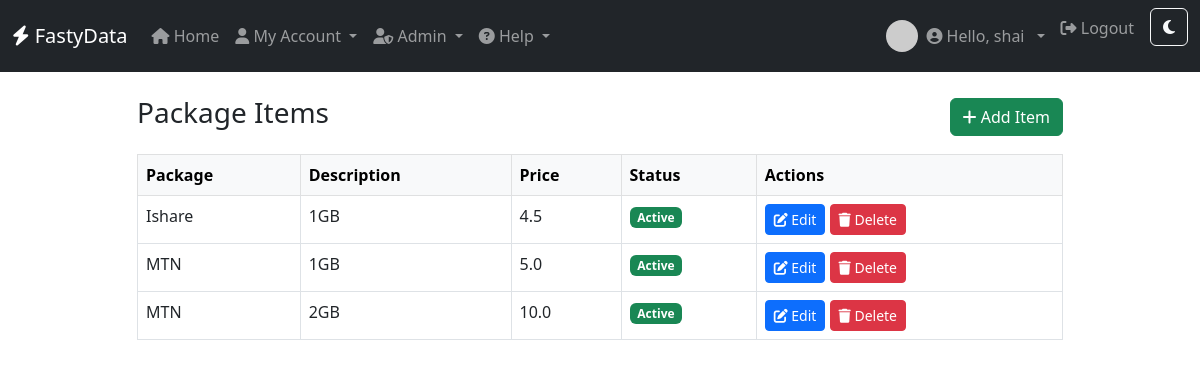
Page /package_items (signed in) on the committed database.
### models/user.py (models this page shows, shortened)
class User(db.Model, UserMixin):
    id = db.Column(db.Integer, primary_key=True)
    first_name=db.Column(db.String(80),nullable=False)
    last_name=db.Column(db.String(80), nullable=False)
    username = db.Column(db.String(80), unique=True, nullable=False)
    password_hash = db.Column(db.String(128))
    user_type = db.Column(db.String(80), nullable=False)
    phone_number=db.Column(db.String(15))
    email = db.Column(db.String(120))

### models/account.py (models this page shows)
class PackageItem(db.Model):
    id = db.Column(db.Integer, primary_key=True)
    package_id = db.Column(db.Integer, db.ForeignKey('package.id'), nullable=False)
    description = db.Column(db.Text)
    price = db.Column(db.Float, nullable=False)
    is_active = db.Column(db.Boolean, default=True)
    created_at = db.Column(db.DateTime, default=datetime.utcnow)

class Package(db.Model):
    id = db.Column(db.Integer, primary_key=True)
    name = db.Column(db.String(50), nullable=False, unique=True)  # MTN, iShare, Telicel
    description = db.Column(db.Text)
    image_filename = db.Column(db.String(255))  # New field for image file name
    is_active = db.Column(db.Boolean, default=True)
    created_at = db.Column(db.DateTime, default=datetime.utcnow)
    items = db.relationship('PackageItem', backref='package', lazy=True)

### app.py (the view)
@app.route('/package_items')
@login_required
def package_items():
    items = db.session.query(PackageItem).join(Package).order_by(Package.name, PackageItem.price).all()
    return render_template('package_items.html', items=items)

### app.py (called while the page is built)
@login_manager.user_loader
def load_user(user_id):
    return db.session.get(User, int(user_id))

### templates/package_items.html (shortened to what this page needs)
{% extends "base.html" %}
{% block content %}
<div class="row justify-content-center">
  <div class="col-md-10">
    <div class="d-flex justify-content-between align-items-center mb-3">
      <h3>Package Items</h3>
      <a href="{{ url_for('add_package_item') }}" class="btn btn-success"><i class="fas fa-plus"></i> Add Item</a>
    </div>
    <table class="table table-bordered table-hover">
      <thead class="table-light">
        <tr>
          <th>Package</th>
          <th>Description</th>
          <th>Price</th>
          <th>Status</th>
          <th>Actions</th>
        </tr>
      </thead>
      <tbody>
        {% for item in items %}
        <tr>
          <td>{{ item.package.name }}</td>
          <td>{{ item.description }}</td>
          <td>{{ item.price }}</td>
          <td>{% if item.is_active %}<span class="badge bg-success">Active</span>{% else %}<span class="badge bg-secondary">Inactive</span>{% endif %}</td>
          <td>
            <a href="{{ url_for('edit_package_item', item_id=item.id) }}" class="btn btn-sm btn-primary"><i class="fas fa-edit"></i> Edit</a>
            <form method="POST" action="{{ url_for('delete_package_item', item_id=item.id) }}" style="display:inline-block" onsubmit="return confirm('Delete this item?');">
              <button type="submit" class="btn btn-sm btn-danger"><i class="fas fa-trash"></i> Delete</button>
            </form>
          </td>
        </tr>
        {% endfor %}
      </tbody>
    </table>
  </div>
</div>
{% endblock %}

### templates/base.html (shortened to what this page needs)
<!DOCTYPE html>
<html lang="en">
<head>
    <link rel="stylesheet" href="https://cdn.jsdelivr.net/npm/bootstrap@5.3.0/dist/css/bootstrap.min.css">
    <link rel="stylesheet" href="https://cdnjs.cloudflare.com/ajax/libs/font-awesome/6.4.0/css/all.min.css">
</head>
<body>
<nav class="navbar navbar-expand-lg navbar-dark bg-dark mb-4">
    <div class="container-fluid">
        <a class="navbar-brand" href="{{ url_for('home') }}">
            <i class="fas fa-bolt"></i> FastyData
        </a>
        <div class="collapse navbar-collapse" id="navbarNav">
            <ul class="navbar-nav me-auto mb-2 mb-lg-0">
                <li class="nav-item">
                    <a class="nav-link {% if request.endpoint == 'home' %}active{% endif %}" href="{{ url_for('home') }}">
                        <i class="fas fa-home"></i> Home
                    </a>
                </li>
                {% if current_user.is_authenticated %}
                    <li class="nav-item dropdown">
                        <a class="nav-link dropdown-toggle {% if request.endpoint in ['account', 'transactions'] %}active{% endif %}" href="#" id="userDropdown" role="button" data-bs-toggle="dropdown" aria-expanded="false">
                            <i class="fas fa-user"></i> My Account
                        </a>
                    </li>
                    {% if current_user.user_type == 'admin' %}
                        <li class="nav-item dropdown">
                            <a class="nav-link dropdown-toggle " href="#" id="adminDropdown" role="button" data-bs-toggle="dropdown" aria-expanded="false">
                                <i class="fas fa-user-shield"></i> Admin
                            </a>
                        </li>
                    {% endif %}
                {% endif %}
                <li class="nav-item dropdown">
                    <a class="nav-link dropdown-toggle" href="#" id="helpDropdown" role="button" data-bs-toggle="dropdown" aria-expanded="false">
                        <i class="fas fa-question-circle"></i> Help
                    </a>
                </li>
            </ul>
            <ul class="navbar-nav mb-2 mb-lg-0">
                {% if current_user.is_authenticated %}
                    <li class="nav-item dropdown d-flex align-items-center">
                        <a href="#" class="nav-link dropdown-toggle d-flex align-items-center" id="avatarDropdown" role="button" data-bs-toggle="dropdown" aria-expanded="false">
                            <img src="https://ui-avatars.com/api/?name={{ current_user.first_name|default('U') }}+{{ current_user.last_name|default('S') }}&background=random&size=32"
                                 alt="avatar" class="rounded-circle me-2" width="32" height="32">
                            <span class="navbar-text me-2">
                                <i class="fas fa-user-circle"></i> Hello, {{ current_user.username }}
                            </span>
                        </a>
                    </li>
                    <li class="nav-item">
                        <a class="nav-link" href="{{ url_for('logout') }}">
                            <i class="fas fa-sign-out-alt"></i> Logout
                        </a>
                    </li>
                    <li class="nav-item">
                        <button id="themeToggle" class="btn btn-outline-light ms-2" type="button" title="Toggle dark/light mode">
                            <i class="fas fa-moon" id="themeIcon"></i>
                        </button>
                    </li>
                {% endif %}
            </ul>
        </div>
    </div>
</nav>
<div class="container">
    {% block content %}{% endblock %}
</div>
</body>
</html>

### rows in the picture
User: username "shai"
PackageItem: package.name "Ishare", description "1GB", price "4.5", is_active "Active"
PackageItem: package.name "MTN", description "1GB", price "5.0", is_active "Active"
PackageItem: package.name "MTN", description "2GB", price "10.0", is_active "Active"
